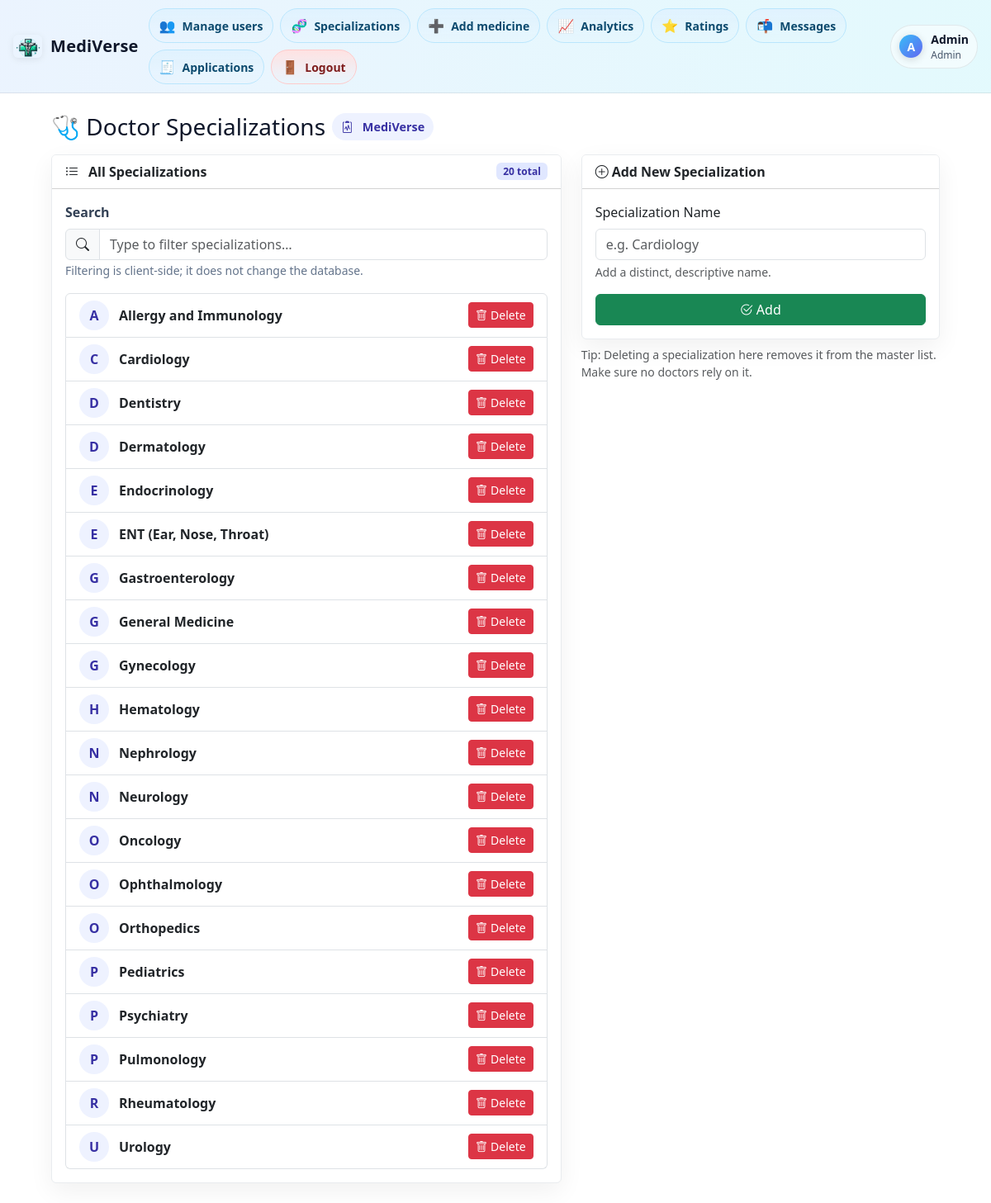
The page /labs/Doctors/admin/specializations.php (signed in) on the database its author committed.
### tables this page shows
CREATE TABLE `specializations` (
  `id` int(11) NOT NULL,
  `name` varchar(100) NOT NULL
);

### labs/Doctors/admin/specializations.php (the view, shortened to what this page needs)
<?php
require_once '../config.php';
$specsQ = $conn->query("SELECT id, name FROM specializations ORDER BY name");
$specs  = [];
while ($row = $specsQ->fetch_assoc()) {
    $specs[] = $row;
}
$count  = count($specs);
?>
<!DOCTYPE html>
<html lang="en">
<head>
  <link href="https://cdn.jsdelivr.net/npm/bootstrap@5.3.2/dist/css/bootstrap.min.css" rel="stylesheet">
  <link href="https://cdn.jsdelivr.net/npm/bootstrap-icons@1.11.3/font/bootstrap-icons.css" rel="stylesheet">
</head>
<body>
<?php include '../navbar_loggedin.php'; ?>
<div class="container page-wrap my-4">
  <div class="d-flex align-items-center justify-content-between mb-3">
    <div class="d-flex align-items-center gap-2">
      <h3 class="mb-0">🩺 Doctor Specializations</h3>
      <span class="chip"><i class="bi bi-clipboard2-pulse me-1"></i>MediVerse</span>
    </div>
  </div>
  <div class="row g-4">
    <div class="col-lg-7">
      <div class="card card-shadow">
        <div class="card-header bg-white d-flex align-items-center justify-content-between flex-wrap gap-2">
          <div class="d-flex align-items-center gap-2">
            <i class="bi bi-list-ul me-1"></i> <strong>All Specializations</strong>
          </div>
          <span class="badge count-badge"><?= (int)$count ?> total</span>
        </div>
        <div class="card-body">
          <div class="filters mb-3">
            <label class="form-label" for="filterInput">Search</label>
            <div class="input-group">
              <span class="input-group-text"><i class="bi bi-search"></i></span>
              <input id="filterInput" type="text" class="form-control" placeholder="Type to filter specializations…">
            </div>
            <small class="muted">Filtering is client-side; it does not change the database.</small>
          </div>
          <?php if ($count === 0): ?>
            <div class="text-center py-4 muted">
              <i class="bi bi-clipboard-x fs-3 d-block mb-2"></i>
              No specializations yet.
            </div>
          <?php else: ?>
            <ul class="list-group" id="specList">
              <?php foreach ($specs as $s): ?>
              <?php $initial = mb_strtoupper(mb_substr($s['name'],0,1)); ?>
              <li class="list-group-item" data-name="<?= htmlspecialchars(mb_strtolower($s['name'])) ?>">
                <div class="spec-left">
                  <div class="avatar"><?= htmlspecialchars($initial) ?></div>
                  <div class="fw-semibold"><?= htmlspecialchars($s['name']) ?></div>
                </div>
                <form method="POST" class="m-0" onsubmit="return confirm('Delete specialization &quot;<?= htmlspecialchars($s['name']) ?>&quot;?');">
                  <button class="btn btn-sm btn-danger">
                    <i class="bi bi-trash me-1"></i>Delete
                  </button>
                </form>
              </li>
              <?php endforeach; ?>
            </ul>
          <?php endif; ?>
        </div>
      </div>
    </div>
    <div class="col-lg-5">
      <div class="card card-shadow">
        <div class="card-header bg-white">
          <strong><i class="bi bi-plus-circle me-1"></i>Add New Specialization</strong>
        </div>
        <div class="card-body">
          <form method="POST" novalidate>
            <div class="mb-3">
              <label for="new_spec" class="form-label">Specialization Name</label>
              <input type="text" class="form-control" id="new_spec" name="new_spec" required placeholder="e.g. Cardiology">
              <div class="form-text">Add a distinct, descriptive name.</div>
            </div>
            <button class="btn btn-success w-100">
              <i class="bi bi-check2-circle me-1"></i>Add
            </button>
          </form>
        </div>
      </div>
      <div class="text-muted small mt-2">
        Tip: Deleting a specialization here removes it from the master list. Make sure no doctors rely on it.
      </div>
    </div>
  </div>
</div>
</body>
</html>

### labs/Doctors/admin/specializations.php (style rules this page uses)
:root { --bg:#ffffff; --ink:#0f172a; --muted:#64748b; --line:#e5e7eb; }
body { background:#ffffff !important; color:var(--ink); }
.page-wrap { max-width: 1100px; }
.card-shadow { box-shadow:0 10px 30px rgba(2,6,23,.06); border:1px solid #e9ecef; }
.chip { display:inline-flex; align-items:center; gap:.45rem; background:#eef2ff; color:#3730a3; border-radius:999px; padding:.35rem .7rem; font-weight:700; font-size:.9rem; }
.count-badge { background:#e0e7ff; color:#3730a3; font-weight:700; }
.filters .form-label { font-weight:600; color:#334155 }
.list-group-item { display:flex; align-items:center; justify-content:space-between; }
.spec-left { display:flex; align-items:center; gap:.75rem; }
.avatar { width:36px; height:36px; border-radius:50%; display:inline-flex; align-items:center; justify-content:center; background:#eef2ff; color:#3730a3; font-weight:800; }
.muted { color:var(--muted); }

### labs/Doctors/navbar_loggedin.php (style rules this page uses)
:root { --bg: rgba(255,255,255,.65); --bg-dark: rgba(17,24,39,.65); --fg: #0f172a; --fg-subtle:#475569; --ring: rgba(59,130,246,.35); }

### rows shown on the page
specializations: name "A", name "Allergy and Immunology"
specializations: name "C", name "Cardiology"
specializations: name "D", name "Dentistry"
specializations: name "D", name "Dermatology"
specializations: name "E", name "Endocrinology"
specializations: name "E", name "ENT (Ear, Nose, Throat)"
specializations: name "G", name "Gastroenterology"
specializations: name "G", name "General Medicine"
specializations: name "G", name "Gynecology"
specializations: name "H", name "Hematology"
specializations: name "N", name "Nephrology"
specializations: name "N", name "Neurology"
specializations: name "O", name "Oncology"
specializations: name "O", name "Ophthalmology"
specializations: name "O", name "Orthopedics"
specializations: name "P", name "Pediatrics"
specializations: name "P", name "Psychiatry"
specializations: name "P", name "Pulmonology"
specializations: name "R", name "Rheumatology"
specializations: name "U", name "Urology"

### other values the page prints
$initial "A"
$name ?: 'User' "Admin"
$role "Admin"
$count "20"
